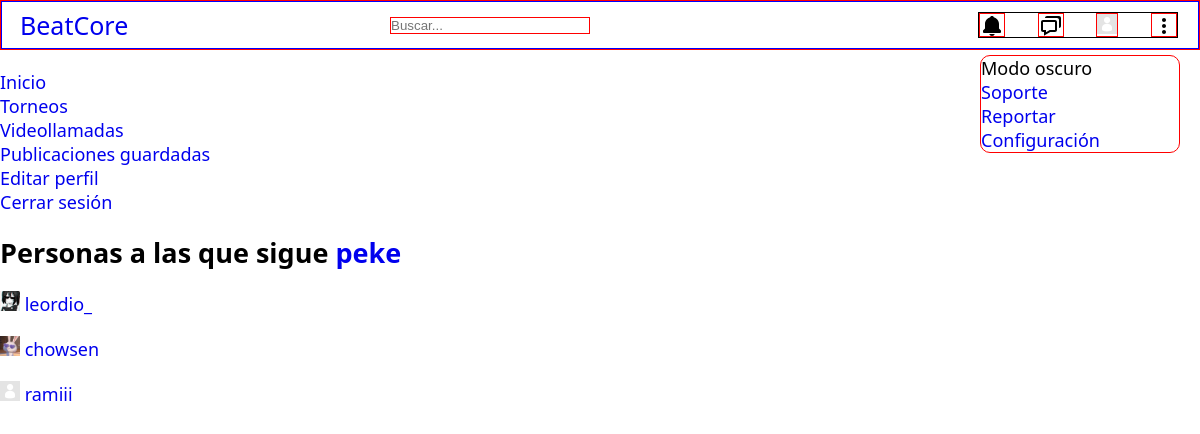
The page /app/vista/seguidos.php?id_usuario=26 (signed in) on the database its author committed.
### tables this page shows
CREATE TABLE `t_usuarios` (
  `id_usuario` int(11) NOT NULL,
  `usuario` varchar(100) NOT NULL,
  `gmail` varchar(255) NOT NULL,
  `telefono` varchar(50) NOT NULL,
  `clave` varchar(100) NOT NULL,
  `nombre` varchar(100) NOT NULL,
  `apellido` varchar(100) NOT NULL,
  `fecha_nacimiento` date NOT NULL,
  `descripcion` varchar(300) NOT NULL,
  `foto_perfil` varchar(300) NOT NULL,
  `foto_portada` varchar(300) NOT NULL,
  `id_rol` tinyint(4) NOT NULL,
  `fecha_creacion` date NOT NULL
);

CREATE TABLE `t_seguidores` (
  `id_seguimiento` int(11) NOT NULL,
  `id_seguidor` int(11) NOT NULL,
  `id_seguido` int(11) NOT NULL
);

### app/ayudas/funciones.php (called while the page is built, shortened)
    <?php
function datosUsuario($id_usuario, $datos)
{
  include("../modelo/conexion.php");
  $query = "SELECT $datos FROM t_usuarios WHERE id_usuario = '$id_usuario'";
  $res = mysqli_query($con, $query);
  return mysqli_fetch_array($res);
}
?>

### app/vista/seguidos.php (the view, shortened to what this page needs)
<!DOCTYPE html>
<html lang="en">
<head>
  <link href='https://unpkg.com/boxicons@2.1.4/css/boxicons.min.css' rel='stylesheet'>
  <link rel="stylesheet" href="../css/main.css">
</head>
<body>
  <?php
  include("../componentes/header.php");
  include("../componentes/sidebar.php");
  if (isset($_GET['id_usuario'])) {
    $id_usuario = $_GET["id_usuario"];
    $query = "SELECT usuario FROM t_usuarios WHERE id_usuario = '$id_usuario'";
    $res = mysqli_query($con, $query);
    $usuario = mysqli_fetch_array($res);
    echo "<h2>Personas a las que sigue <a href='perfil.php?id_usuario=" . $id_usuario . "'>" . $usuario["usuario"] . "</a></h2>";
    $query = "SELECT * FROM t_seguidores WHERE id_seguidor = '$id_usuario'";
    $res = mysqli_query($con, $query);
    if (mysqli_num_rows($res) > 0) {
      while ($fila = mysqli_fetch_array($res)) {
        $id_seguido = $fila["id_seguido"];
        $q_seguido = "SELECT foto_perfil, usuario, id_usuario FROM t_usuarios INNER JOIN t_seguidores ON t_usuarios.id_usuario = t_seguidores.id_seguido WHERE id_seguido = '$id_seguido'";
        $r_seguido = mysqli_query($con, $q_seguido);
        $seguido = mysqli_fetch_array($r_seguido);
        ?>
        <ul>
          <li>
            <img src="<?php echo $seguido["foto_perfil"] ?>" width="20px">
            <a href="perfil.php?id_usuario=<?php echo $seguido["id_usuario"]; ?>"><?php echo $seguido["usuario"]; ?></a>
          </li>
        </ul>
        <?php
      }
    } else {
      echo $usuario["usuario"] . " no sigue a nadie :(";
    }
  }

### app/componentes/header.php (shortened to what this page needs)
<?php
require("../modelo/conexion.php");
require("../ayudas/funciones.php");
$id_usuario = $_SESSION["id_usuario"];
?>
<header>
  <nav class="navegacion">
    <input type="search" name="busqueda" class="buscador" placeholder="Buscar...">
    <div class="logo">
      <a href="inicio.php">BeatCore</a>
    </div>
    <ul class="nav-lista">
      <li class="nav-lista-item">
        <a href="#">
        </a>
      </li>
      <li class="nav-lista-item">
        <a href="#">
        </a>
      </li>
      <li class="nav-lista-item">
        <a href="perfil.php?id_usuario=<?php echo $id_usuario; ?>"><img
            src="<?php echo datosUsuario($id_usuario, "foto_perfil")["foto_perfil"]; ?>" width="20px"></a>
      </li>
      <li class="nav-lista-item">
        <a href="#">
          <svg xmlns="http://www.w3.org/2000/svg" width="24" height="24" viewBox="0 0 24 24"
            style="fill: rgba(0, 0, 0, 1);transform: ;msFilter:;">
            <path
              d="M12 10c-1.1 0-2 .9-2 2s.9 2 2 2 2-.9 2-2-.9-2-2-2zm0-6c-1.1 0-2 .9-2 2s.9 2 2 2 2-.9 2-2-.9-2-2-2zm0 12c-1.1 0-2 .9-2 2s.9 2 2 2 2-.9 2-2-.9-2-2-2z">
            </path>
          </svg>
        </a>
      </li>
      <ul class="lista-menu">
        <li>Modo oscuro</li>
        <li><a href="#">Soporte</a></li>
        <li><a href="#">Reportar</a></li>
        <li><a href="#">Configuración</a></li>
      </ul>
    </ul>
  </nav>
</header>

### app/css/main.css (style rules this page uses)
* { margin: 0; padding: 0; box-sizing: border-box; }
body { width: 100%; font-family: system-ui; font-size: 18px; display: grid; grid-template-columns: 100%; grid-template-areas: "nav" "wrapper"; gap: 20px; }
a { text-decoration: none; }
ul { list-style: none; }
header { border: 1px solid red; width: 100%; height: 50px; grid-area: nav; }

### app/css/components/navegacion.css (style rules this page uses)
.navegacion { border: 1px solid blue; height: 100%; display: flex; align-items: center; justify-content: space-between; }
.logo { position: absolute; left: 20px; font-size: 25px; }
.buscador { border: 1px solid red; margin: auto; width: 200px; }
.nav-lista { border: 1px solid black; width: 200px; display: flex; align-items: center; justify-content: space-between; list-style: none; margin-right: 20px; }
.nav-lista-item { border: 1px solid red; height: 24px; }
.nav-lista .lista-menu { border: 1px solid red; width: 200px; position: absolute; top: 55px; right: 20px; border-radius: 10px; }

### rows shown on the page
t_usuarios: foto_perfil (picture)
t_usuarios: usuario "peke"
t_seguidores: id_seguido.foto_perfil (picture), id_seguido.usuario "leordio_"
t_seguidores: id_seguido.foto_perfil (picture), id_seguido.usuario "chowsen"
t_seguidores: id_seguido.foto_perfil (picture), id_seguido.usuario "ramiii"
